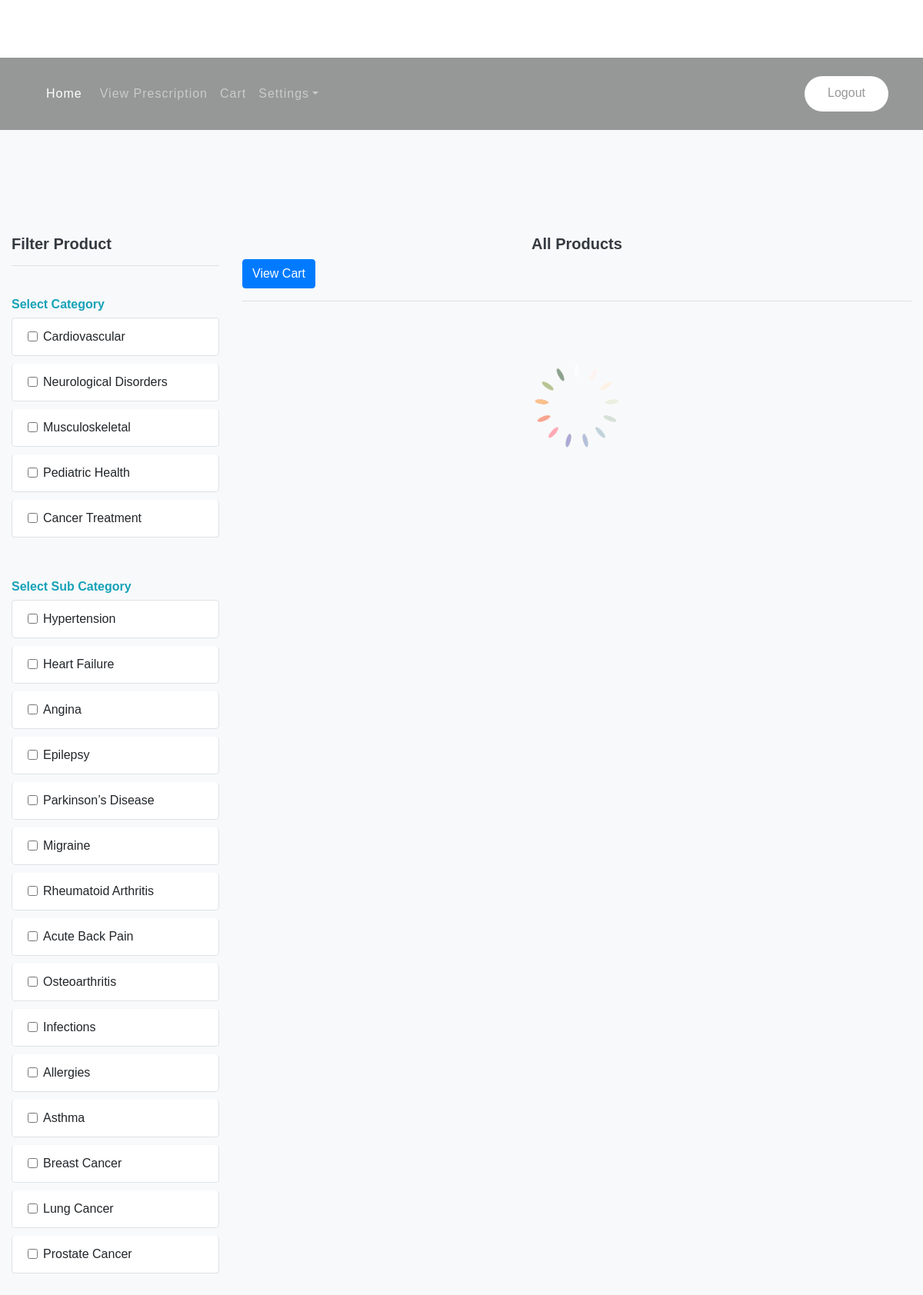
Page /Project/Pharmacy/SearchMedicine.php on the committed database.
### tables this page shows
CREATE TABLE `tbl_category` (
  `category_id` int(30) NOT NULL,
  `category_name` varchar(30) NOT NULL
);

CREATE TABLE `tbl_subcategory` (
  `subcat_id` int(11) NOT NULL,
  `subcat_name` varchar(30) NOT NULL,
  `category_id` int(11) NOT NULL
);

### Project/Pharmacy/SearchMedicine.php (the view, shortened to what this page needs)
<?php
include("../Assets/Connection/Connection.php");
include("Head.php");
?>
<!DOCTYPE html PUBLIC "-//W3C//DTD XHTML 1.0 Transitional//EN" "http://www.w3.org/TR/xhtml1/DTD/xhtml1-transitional.dtd">
<html xmlns="http://www.w3.org/1999/xhtml">
<head>
<link rel="stylesheet" href="../Assets/Templates/Search/bootstrap.min.css">
</head>
<body onload="productCheck()">
        <div class="container-fluid">
            <div class="row">
                <div class="col-lg-3">
                    <h5>Filter Product</h5>
                    <hr>
                    <br />
                    <h6 class="text-info"> Select Category</h6>
                    <ul class="list-group">
                        <?php
						 $selCat = "SELECT * from tbl_category";
                            $result = $con->query($selCat);
                            while ($row=$result->fetch_assoc()) {
                        ?>
                        <li class="list-group-item">
                            <div class="form-check">
                                <label class="form-check-label">
                                    <input type="checkbox" onclick="changeSub(),productCheck()" class="form-check-input product_check" value="<?php echo $row["category_id"]; ?>" id="category"><?php echo $row["category_name"]; ?>
                                </label>
                            </div>
                        </li>
                        <?php
                            }
                        ?>
                    </ul>
                    <br />
                    <h6 class="text-info"> Select Sub Category</h6>
                    <ul class="list-group" id="subcat">
                        <?php
						   $selSubCat = "SELECT * from tbl_subcategory";
                           $resultsc = $con->query($selSubCat);
                            while ($rowsc=$resultsc->fetch_assoc()) {
                        ?>
                         <li class="list-group-item">
                            <div class="form-check">
                                <label class="form-check-label">
                                    <input type="checkbox" onchange="productCheck()" class="form-check-input product_check" value="<?php echo $rowsc["subcat_id"]; ?>" id="subcategory"><?php echo $rowsc["subcat_name"]; ?>
                                </label>
                            </div>
                        </li>
                        <?php
                             }
                        ?>
                    </ul>
                    <br />
                </div>
                <div class="col-lg-9">
                    <h5 class="text-center" id="textChange">All Products</h5><a href="MyCart.php"><button class="btn btn-primary">View Cart</button></a>
                    <hr>
                    <div class="text-center">
                        <img src="../Assets/Templates/Search/loader.gif" id='loder' width="200" style="display: none"/>
                    </div>
                </div>
            </div>
                        </div>
        <?php include("Foot.php");?>
    </body>
</html>

### Project/Pharmacy/Head.php (shortened to what this page needs)
<!DOCTYPE html>
<html lang="en">
    <head>
        <link href="https://stackpath.bootstrapcdn.com/bootstrap/4.4.1/css/bootstrap.min.css" rel="stylesheet">
        <link href="https://cdnjs.cloudflare.com/ajax/libs/font-awesome/5.10.0/css/all.min.css" rel="stylesheet">
        <link href="../Assets/Templates/Main/lib/flaticon/font/flaticon.css" rel="stylesheet">
        <link href="../Assets/Templates/Main/lib/animate/animate.min.css" rel="stylesheet">
         <link href="../Assets/Templates/form.css" rel="stylesheet">
        <link href="../Assets/Templates/Main/lib/owlcarousel/assets/owl.carousel.min.css" rel="stylesheet">
        <link href="../Assets/Templates/Main/css/style.css" rel="stylesheet">
    </head>
    <body>
        <div class="top-bar">
        </div>
        <div class="nav-bar">
            <div class="container">
                <nav class="navbar navbar-expand-lg bg-dark navbar-dark">
                    <div class="collapse navbar-collapse justify-content-between" id="navbarCollapse">
                        <div class="navbar-nav mr-auto">
                            <a href="HomePage.php" class="nav-item nav-link active" aria-expanded="false">Home</a>
                             <a href="ViewPrescription.php" class="nav-item nav-link ">View Prescription</a>
                              <a href="MyCart.php" class="nav-item nav-link  ">Cart</a>
                            <div class="nav-item dropdown" style="float:right">
                                <a href="../Assets/Templates/Main/#" class="nav-link dropdown-toggle" data-toggle="dropdown">Settings</a>
                            </div>
                        </div>
                        <div class="ml-auto">
                            <a class="btn btn-custom" href="Logout.php">Logout</a>
                        </div>
                        </div>
                    </div>
            </div>
<br><br><br><br>

### Project/Pharmacy/Foot.php (shortened to what this page needs)
    </body>
</html>

### Project/Assets/Templates/Main/css/style.css (style rules this page uses)
body { color: #444444; font-weight: 400; background: #ffffff; font-family: 'Barlow', sans-serif; }
h1, h2, h3, h4, h5, h6 { color: #969797; }
a { color: #969797; transition: .3s; }
.btn.btn-custom { padding: 10px 30px 12px 30px; text-align: center; font-size: 16px; font-weight: 500; color: #ffffff; background: #E81C2E; border: none; border-radius: 60px; box-shadow: inset 0 0 0 0 #969797; transition: ease-out 0.5s; -webkit-transition: ease-out 0.5s; -moz-transition: ease-out 0.5s; }
.container-fluid { max-width: 1366px; }
.top-bar { position: relative; height: 75px; display: flex; align-items: center; background: #ffffff; }
.nav-bar { position: relative; background: #969797; }
.nav-bar .navbar { padding: 20px 0; background: #969797 !important; transition: .3s; }
.navbar-dark .navbar-nav .nav-link, .navbar-dark .navbar-nav .nav-link:focus, .navbar-dark .navbar-nav .nav-link:hover, .navbar-dark .navbar-nav .nav-link.active { color: #ffffff; padding: 15px; font-weight: 500; letter-spacing: 1px; }
.navbar-dark .navbar-nav .nav-link:hover, .navbar-dark .navbar-nav .nav-link.active { color: #E81C2E; }
.nav-bar .btn.btn-custom { color: #969797; background: #ffffff; box-shadow: inset 0 0 0 0 #E81C2E; }

### Project/Pharmacy/SearchMedicine.php (style rules this page uses)
body { font-family: Arial, sans-serif; background-color: #f8f9fa; margin: 0; padding: 0; }
.container-fluid { margin-top: 20px; }
h5 { color: #343a40; font-weight: bold; }
h6 { color: #007bff; font-weight: bold; }
ul.list-group { margin-bottom: 20px; }
.list-group-item { border-radius: 5px; border: 1px solid #dee2e6; margin-bottom: 10px; transition: background-color 0.3s ease; }
button { background-color: #007bff; color: #fff; border: none; padding: 10px 20px; border-radius: 5px; cursor: pointer; transition: background-color 0.3s ease; }
.text-center img { margin-top: 20px; }

### rows in the picture
tbl_category: category_name "Cardiovascular"
tbl_category: category_name "Neurological Disorders"
tbl_category: category_name "Musculoskeletal"
tbl_category: category_name "Pediatric Health"
tbl_category: category_name "Cancer Treatment"
tbl_subcategory: subcat_name "Hypertension"
tbl_subcategory: subcat_name "Heart Failure"
tbl_subcategory: subcat_name "Angina"
tbl_subcategory: subcat_name "Epilepsy"
tbl_subcategory: subcat_name "Parkinson’s Disease"
tbl_subcategory: subcat_name "Migraine"
tbl_subcategory: subcat_name "Rheumatoid Arthritis"
tbl_subcategory: subcat_name "Acute Back Pain"
tbl_subcategory: subcat_name "Osteoarthritis"
tbl_subcategory: subcat_name "Infections"
tbl_subcategory: subcat_name "Allergies"
tbl_subcategory: subcat_name "Asthma"
tbl_subcategory: subcat_name "Breast Cancer"
tbl_subcategory: subcat_name "Lung Cancer"
tbl_subcategory: subcat_name "Prostate Cancer"
